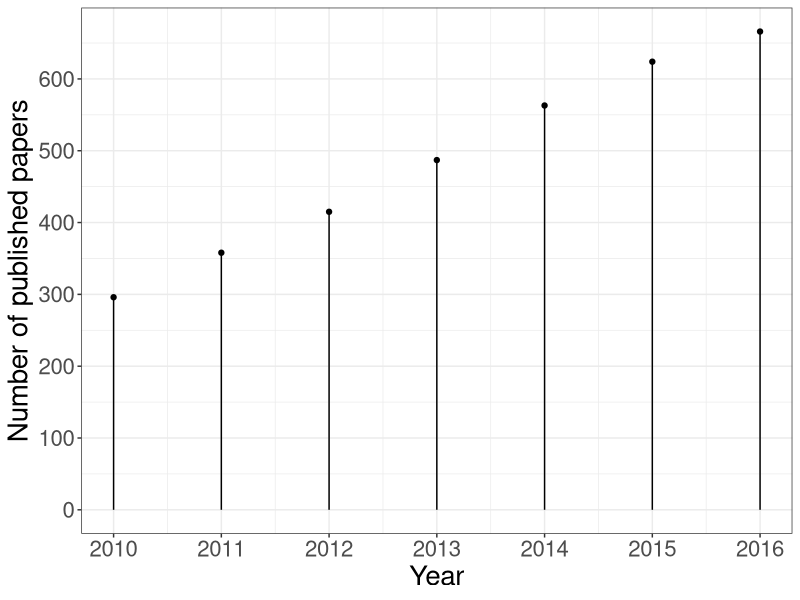
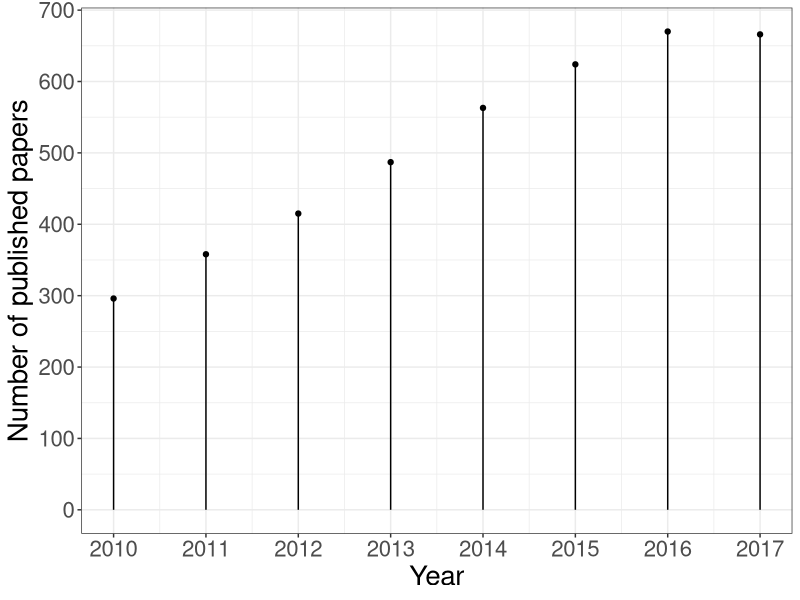
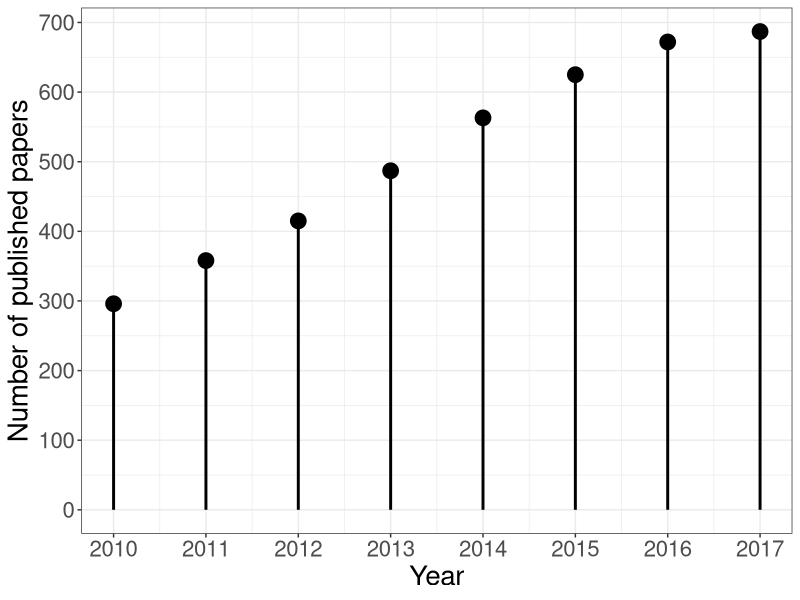
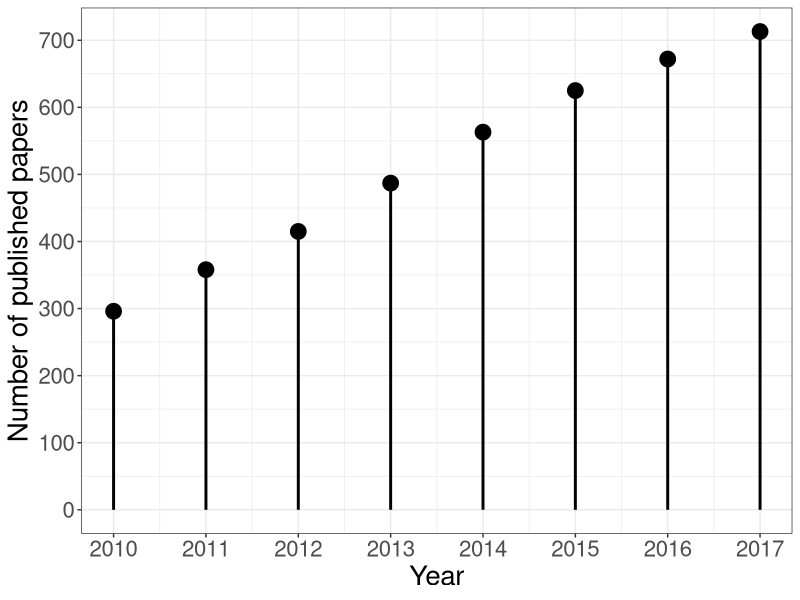

Here is the R script that generated these plots, in order:
library(ggplot2)
# Pubmed was searched on 18-Oct-2018
#English[Language] AND (non-inferiority[Title/Abstract] OR noninferior[Title/Abstract] OR non-inferior[Title/Abstract] OR noninferiority[Title/Abstract]) AND ("2017/06/01"[PDAT] : "2018/05/31"[PDAT]) AND Clinical Trial[ptyp] + filter clinical trials

 pub.n <- data.frame(year=c(2010, 2011, 2012, 2013, 2014, 2015, 2016), 
                    n=c(296, 358, 415, 487, 563, 624, 666))

g <- ggplot2::ggplot(pub.n, aes(x = year, y = n)) + 
  #ggplot2::geom_line(linetype = "dashed") +
  #ggplot2::geom_bar(stat='identity') +
  geom_segment(aes(x = year, y = 0, xend = year, yend = n)) +
  geom_point() +
  ggplot2::xlab("Year") +
  ggplot2::ylab("Number of published papers") +
  #ggplot2::ggtitle("Number of published non-inferiroty papers by year (Pubmed)") +
  ggplot2::theme_bw() +
  ggplot2::scale_x_continuous(breaks = 2010:2016) +
  ggplot2::scale_y_continuous(breaks=seq(0,700,100))+
  ggplot2::theme(text = element_text(size = 20)
                 #strip.text = element_text(size = rel(0.7))
                 )

pdf("pubmed_review_ni.pdf")
g
dev.off()

#Based on the referee comments, the search was done again to include years 2017 and 2018
library(ggplot2)
# Pubmed was searched on 24-Jan-2019
#English[Language] AND (non-inferiority[Title/Abstract] OR noninferior[Title/Abstract] OR non-inferior[Title/Abstract] OR noninferiority[Title/Abstract]) AND ("2017/06/01"[PDAT] : "2018/05/31"[PDAT]) AND Clinical Trial[ptyp] + filter clinical trials

pub.n <- data.frame(year=c(2010, 2011, 2012, 2013, 2014, 2015, 2016, 2017), 
                    n=c(296, 358, 415, 487, 563, 624, 670, 666))

g <- ggplot2::ggplot(pub.n, aes(x = year, y = n)) + 
  #ggplot2::geom_line(linetype = "dashed") +
  #ggplot2::geom_bar(stat='identity') +
  geom_segment(aes(x = year, y = 0, xend = year, yend = n)) +
  geom_point() +
  ggplot2::xlab("Year") +
  ggplot2::ylab("Number of published papers") +
  #ggplot2::ggtitle("Number of published non-inferiroty papers by year (Pubmed)") +
  ggplot2::theme_bw() +
  ggplot2::scale_x_continuous(breaks = 2010:2017) +
  ggplot2::scale_y_continuous(breaks=seq(0,700,100))+
  ggplot2::theme(text = element_text(size = 20)
                 #strip.text = element_text(size = rel(0.7))
  )

pdf("pubmed_review_ni1.pdf")
g
dev.off()


#Poster Prep
library(ggplot2)
# Pubmed was searched on 28-Apr-2019
#English[Language] AND (non-inferiority[Title/Abstract] OR noninferior[Title/Abstract] OR non-inferior[Title/Abstract] OR noninferiority[Title/Abstract]) AND ("2017/06/01"[PDAT] : "2018/05/31"[PDAT]) AND Clinical Trial[ptyp] + filter clinical trials

pub.n <- data.frame(year=c(2010, 2011, 2012, 2013, 2014, 2015, 2016, 2017), 
                    n=c(296, 358, 415, 487, 563, 625, 672, 687))

g <- ggplot2::ggplot(pub.n, aes(x = year, y = n)) + 
  #ggplot2::geom_line(linetype = "dashed") +
  #ggplot2::geom_bar(stat='identity') +
  geom_segment(aes(x = year, y = 0, xend = year, yend = n), size=1) +
  geom_point(size=5) +
  ggplot2::xlab("Year") +
  ggplot2::ylab("Number of published papers") +
  #ggplot2::ggtitle("Number of published non-inferiroty papers by year (Pubmed)") +
  ggplot2::theme_bw() +
  ggplot2::scale_x_continuous(breaks = 2010:2017) +
  ggplot2::scale_y_continuous(breaks=seq(0,700,100))+
  ggplot2::theme(text = element_text(size = 20)
                 #strip.text = element_text(size = rel(0.7))
  )

pdf("pubmed_review_ni_apr2019.pdf")
g
dev.off()



#APHA Beamer Prep
library(ggplot2)
# Pubmed was searched on 11-Oct-2019 to update 2017
#English[Language] AND (non-inferiority[Title/Abstract] OR noninferior[Title/Abstract] OR non-inferior[Title/Abstract] OR noninferiority[Title/Abstract]) AND ("2017/06/01"[PDAT] : "2018/05/31"[PDAT]) AND Clinical Trial[ptyp] + filter clinical trials

pub.n <- data.frame(year=c(2010, 2011, 2012, 2013, 2014, 2015, 2016, 2017), 
                    n=c(296, 358, 415, 487, 563, 625, 672, 713))

g <- ggplot2::ggplot(pub.n, aes(x = year, y = n)) + 
  #ggplot2::geom_line(linetype = "dashed") +
  #ggplot2::geom_bar(stat='identity') +
  geom_segment(aes(x = year, y = 0, xend = year, yend = n), size=1) +
  geom_point(size=5) +
  ggplot2::xlab("Year") +
  ggplot2::ylab("Number of published papers") +
  #ggplot2::ggtitle("Number of published non-inferiroty papers by year (Pubmed)") +
  ggplot2::theme_bw() +
  ggplot2::scale_x_continuous(breaks = 2010:2017) +
  ggplot2::scale_y_continuous(breaks=seq(0,700,100))+
  ggplot2::theme(text = element_text(size = 20)
                 #strip.text = element_text(size = rel(0.7))
  )

pdf("pubmed_review_ni_oct2019.pdf")
g
dev.off()
